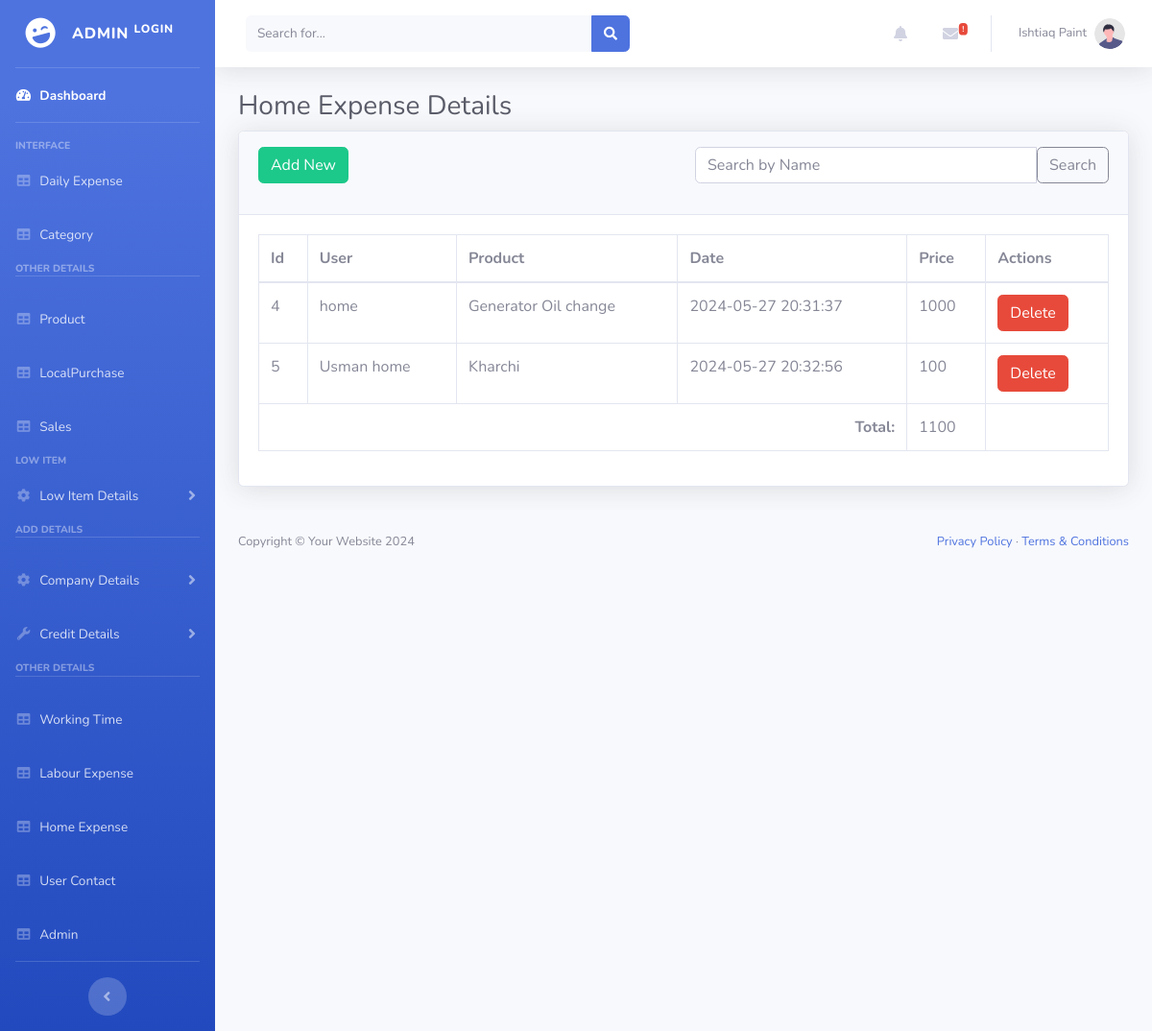
The app's page /admin/Expense.php with its own data.
### tables this page shows
CREATE TABLE `homeexpense` (
  `id` int(100) NOT NULL,
  `userid` varchar(100) NOT NULL,
  `product` varchar(255) NOT NULL,
  `date` datetime NOT NULL DEFAULT CURRENT_TIMESTAMP,
  `price` int(255) NOT NULL
);

### admin/Expense.php (the view, shortened to what this page needs)
<?php
include_once("DatabaseConn.php");
$search = isset($_GET['search']) ? $_GET['search'] : '';
$whereClause = !empty($search) ? " WHERE homeexpense.userid LIKE '%$search%' OR homeexpense.Product LIKE '%$search%'" : '';
$query = "SELECT * FROM `homeexpense` $whereClause";
$result = mysqli_query($conn, $query);
$totalAmount = 0;
?>
<!DOCTYPE html>
<html lang="en">
<head>
    <link href="vendor/fontawesome-free/css/all.min.css" rel="stylesheet" type="text/css">
    <link href="css/sb-admin-2.min.css" rel="stylesheet">
    <link href="vendor/datatables/dataTables.bootstrap4.min.css" rel="stylesheet">
</head>
<body id="page-top">
<?php include_once("Header.php"); ?>
<div id="wrapper">
    <div id="content-wrapper" class="d-flex flex-column">
        <div id="content">
            <div class="container-fluid">
                <h1 class="h3 mb-2 text-gray-800">Home Expense Details</h1>
                <div class="card shadow mb-4">
                    <div class="card-header py-3">
                        <div class="row">
                            <div class="col-md-6">
                                <a href="ExpenseAdd.php" class="btn btn-success">Add New</a>
                            </div>
                            <div class="col-md-6">
                                <form method="GET" action="">
                                    <div class="input-group mb-3">
                                        <input type="text" class="form-control" placeholder="Search by Name" name="search" value="<?= htmlspecialchars($search) ?>">
                                        <button class="btn btn-outline-secondary" type="submit">Search</button>
                                    </div>
                                </form>
                            </div>
                        </div>
                    </div>
                    <div class="card-body">
                        <div class="table-responsive">
                            <table class="table table-bordered" id="dataTable" width="100%" cellspacing="0">
                                <thead>
                                    <tr>
                                        <th>Id</th>
                                        <th>User</th>
                                        <th>Product</th>
                                        <th>Date</th>
                                        <th>Price</th>
                                        <th>Actions</th>
                                    </tr>
                                </thead>
                                <tbody>
                                <?php
                                if (mysqli_num_rows($result) > 0) {
                                    while ($row = mysqli_fetch_assoc($result)) {
                                        $totalAmount += $row['price'];
                                        ?>
                                        <tr>
                                            <td><?= $row['id']; ?></td>
                                            <td><?= $row['userid']; ?></td>
                                            <td><?= $row['product']; ?></td>
                                            <td><?= $row['date']; ?></td>
                                            <td><?= $row['price']; ?></td>
                                            <td><a href="ExpenseDelete.php?id=<?= $row['id'] ?>" class="btn btn-danger">Delete</a></td>
                                        </tr>
                                        <?php
                                    }
                                } else {
                                    ?>
                                    <tr>
                                        <td colspan="7">No records found</td>
                                    </tr>
                                    <?php
                                }
                                    ?>
                                <tr>
                                    <td colspan="4" style="text-align: right;"><b>Total:</b></td>
                                    <td><?= $totalAmount; ?></td>
                                    <td></td>
                                </tr>
                                </tbody>
                            </table>
                        </div>
                    </div>
                </div>
            </div>
        </div>
    </div>
</div>
<footer class="py-4 bg-light mt-auto">
    <div class="container-fluid px-4">
        <div class="d-flex align-items-center justify-content-between small">
            <div class="text-muted">Copyright &copy; Your Website <?= date("Y") ?></div>
            <div>
                <a href="#">Privacy Policy</a>
                &middot;
                <a href="#">Terms &amp; Conditions</a>
            </div>
        </div>
    </div>
</footer>
</body>
</html>

### records on screen
homeexpense: id "4", userid "home", product "Generator Oil change", date "2024-05-27 20:31:37", price "1000"
homeexpense: id "5", userid "Usman home", product "Kharchi", date "2024-05-27 20:32:56", price "100"

### other values on screen
$totalAmount "1100"
